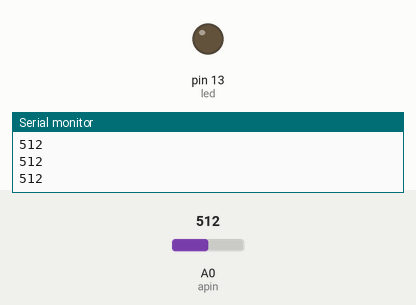
A sketch run on a simulated Arduino Uno, built with avr-gcc and run on an emulated ATmega328P. Shown: output pins drawn as LEDs (lit = HIGH), the last lines printed to the serial monitor. The inputs (shaded band) are chosen by the test bench; at power-on: A0 (apin) = 512.

Above: at 1.2 s.
1.3 s: A0 (apin) set to 261
2.8 s: A0 (apin) set to 242
At 3.3 s:
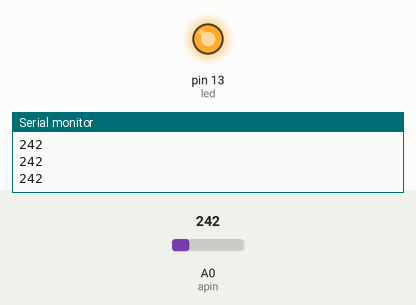
4.3 s: A0 (apin) set to 306
At 5.5 s:
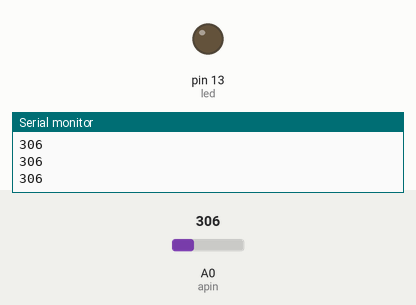
5.8 s: A0 (apin) set to 122
At 6.7 s:
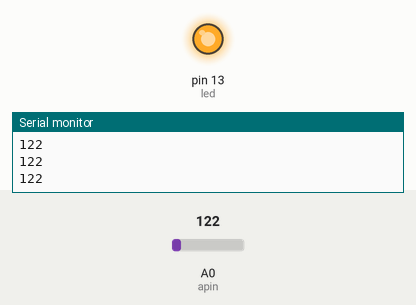
Timing chart, 0 to 8.3 s (numbered marks = the images above; inputs shaded):
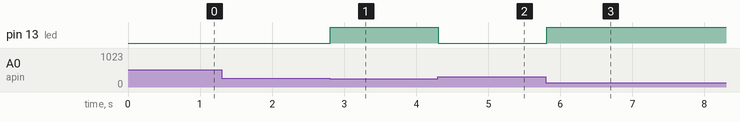

Measured:
- the behaviour switches between 250 and 249 on A0 (apin) (found by bisection; images 0 and 1)
- after the input at 2.8 s, pin 13 (led): LOW → HIGH at once
- after the input at 4.3 s, pin 13 (led): HIGH → LOW at once
- after the input at 5.8 s, pin 13 (led): LOW → HIGH at once

The sketch:

LDR.ino
```cpp
int apin=0;
int led=13;


void setup() {
  // put your setup code here, to run once:
pinMode(led,OUTPUT);
pinMode(apin,INPUT);
Serial.begin(9600);

}

void loop() {
  // put your main code here, to run repeatedly:
int svalue=analogRead(apin);
Serial.println(svalue);
//delay(3000);
int th=250;
if(svalue<th)
digitalWrite(led,HIGH);
else digitalWrite(led,LOW);

}
```
